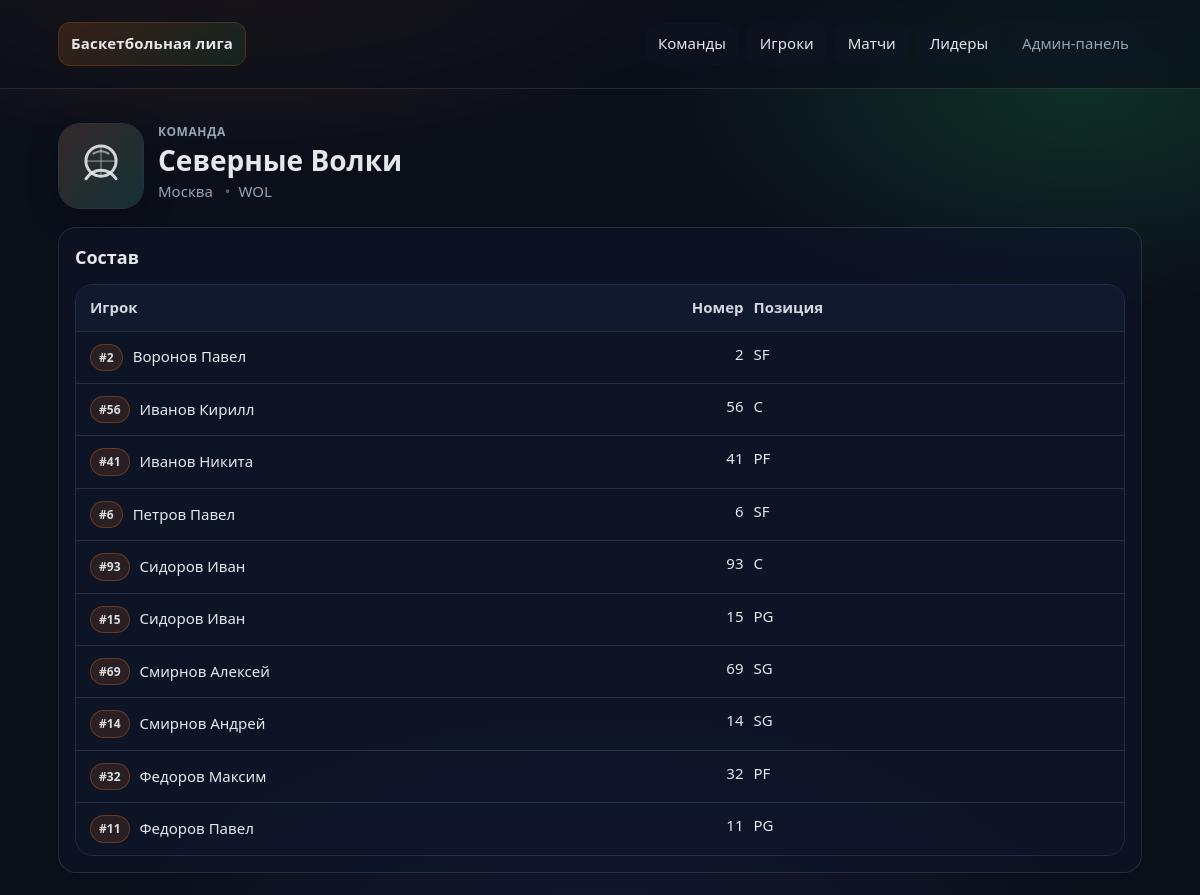
/teams/25/, run on the app's committed database.
### league/models.py (models this page shows, shortened)
class Team(models.Model):
    name = models.CharField("Название", max_length=120, unique=True)
    short_name = models.CharField("Коротко", max_length=16, blank=True, default="")
    city = models.CharField("Город", max_length=80, blank=True, default="")
    logo = models.ImageField("Логотип", upload_to="team_logos/", blank=True, null=True)
    created_at = models.DateTimeField("Создано", auto_now_add=True)
    class Meta:
        verbose_name = "Команда"
        verbose_name_plural = "Команды"
        ordering = ["name"]

class Player(models.Model):
    team = models.ForeignKey(Team, related_name="players", on_delete=models.PROTECT, verbose_name="Команда")
    first_name = models.CharField("Имя", max_length=60)
    last_name = models.CharField("Фамилия", max_length=60)
    photo = models.ImageField("Фото", upload_to="player_photos/", blank=True, null=True)
    number = models.PositiveSmallIntegerField(
        "Номер",
        validators=[MinValueValidator(0), MaxValueValidator(99)],
        blank=True,
        null=True,
    )
    position = models.CharField("Позиция", max_length=32, blank=True, default="")
    height_cm = models.PositiveSmallIntegerField("Рост (см)", blank=True, null=True)
    weight_kg = models.PositiveSmallIntegerField("Вес (кг)", blank=True, null=True)
    birth_date = models.DateField("Дата рождения", blank=True, null=True)
    is_active = models.BooleanField("Активен", default=True)
    search_name = models.CharField(max_length=200, editable=False, db_index=True, default="")
    class Meta:
        verbose_name = "Игрок"
        verbose_name_plural = "Игроки"
        ordering = ["last_name", "first_name", "id"]
        constraints = [
            models.UniqueConstraint(
                fields=["team", "number"],
                condition=Q(number__isnull=False),
                name="uniq_team_number_when_present",
            )
        ]

### league/views.py (the view)
# urls.py: path("teams/<int:pk>/", views.TeamDetailView.as_view(), name="team_detail"),
class TeamDetailView(DetailView):
    model = Team
    template_name = "league/team_detail.html"
    context_object_name = "team"
    def get_queryset(self):
        return Team.objects.prefetch_related(
            Prefetch("players", queryset=Player.objects.order_by("last_name", "first_name"))
        )

### templates/league/team_detail.html (shortened to what this page needs)
{% extends 'base.html' %}
{% load static %}
{% block content %}
  <div class="page-head">
    <div class="media-head">
      <div class="avatar avatar--team avatar--xl">
        {% if team.logo %}
          <img class="avatar__img" src="{{ team.logo.url }}" alt="{{ team.name }}" />
        {% else %}
          <img class="avatar__img" src="{% static 'img/team-default.svg' %}" alt="Логотип по умолчанию" />
        {% endif %}
      </div>
      <div>
      <div class="kicker">Команда</div>
      <h1>{{ team.name }}</h1>
      <div class="muted">
        {% if team.city %}{{ team.city }}{% endif %}
        {% if team.short_name %}<span class="dot">•</span>{{ team.short_name }}{% endif %}
      </div>
    </div>
    </div>
  </div>
  <section class="section">
    <h2>Состав</h2>
    <div class="table">
      <div class="table__row table__row--head">
        <div>Игрок</div>
        <div class="right">Номер</div>
        <div>Позиция</div>
      </div>
      {% for p in team.players.all %}
        <a class="table__row" href="{% url 'league:player_detail' p.pk %}">
          <div class="row-media">
            <span class="mini-badge">{% if p.number is not None %}#{{ p.number }}{% else %}—{% endif %}</span>
            <span>{{ p.last_name }} {{ p.first_name }}</span>
          </div>
          <div class="right">{% if p.number is not None %}{{ p.number }}{% else %}—{% endif %}</div>
          <div>{{ p.position|default:"—" }}</div>
        </a>
      {% empty %}
        <div class="empty">Пока нет игроков.</div>
      {% endfor %}
    </div>
  </section>
{% endblock %}

### static/app.css (style rules this page uses)
:root { --bg:#0b0f1a; --panel:#0f172a; --panel2:#111c33; --text:#e5e7eb; --muted:#93a4b7; --line:rgba(148,163,184,.18); --accent:#f97316; --accent2:#22c55e; --shadow:0 18px 60px rgba(0,0,0,.35); --radius:18px; --radius2:14px; }
* { box-sizing:border-box }
html,body { height:100% }
body { margin:0; background: radial-gradient(900px 400px at 20% -10%, rgba(249,115,22,.22), transparent 60%), radial-gradient(700px 360px at 90% 10%, rgba(34,197,94,.18), transparent 60%), radial-gradient(900px 600px at 50% 120%, rgba(99,102,241,.15), transparent 62%), var(--bg); color:var(--text); font: 500 15px/1.45 ui-sans-serif, system-ui, -apple-system, Segoe UI, Roboto, Arial, "Noto Sans", "Liberation Sans", sans-serif; }
a { color:inherit;text-decoration:none }
.page-head { margin-top:12px; display:flex; align-items:flex-start; justify-content:space-between; gap:14px; flex-wrap:wrap; }
h1 { margin:0;font-size:28px }
h2 { margin:0 0 12px;font-size:18px }
.kicker { color:var(--muted); font-weight:800; letter-spacing:.6px; text-transform:uppercase; font-size:12px }
.muted { color:var(--muted) }
.dot { margin:0 8px;color:rgba(148,163,184,.55) }
.avatar { width:54px;height:54px; border-radius:16px; border:1px solid rgba(148,163,184,.20); background: rgba(17,28,51,.66); overflow:hidden; flex:0 0 auto; box-shadow: 0 10px 30px rgba(0,0,0,.25); }
.avatar--xl { width:86px;height:86px;border-radius:22px }
.avatar__img { display:block;width:100%;height:100%;object-fit:cover }
.media-head { display:flex; align-items:flex-start; justify-content:space-between; gap:14px; flex-wrap:wrap; }
.row-media { display:flex;align-items:center;gap:10px;min-width:0 }
.mini-badge { display:inline-flex;align-items:center;justify-content:center; padding:4px 8px; border-radius:999px; border:1px solid rgba(249,115,22,.30); background: rgba(249,115,22,.12); color: rgba(229,231,235,.95); font-weight:900; font-size:12px; }
.section { margin-top:18px; padding:16px; border-radius:var(--radius); background: rgba(15,23,42,.55); border:1px solid var(--line); }
.table { margin-top:14px; border:1px solid var(--line); border-radius:var(--radius); overflow:hidden }
.table__row { display:grid; grid-template-columns: 1.4fr 1.2fr .5fr .9fr; gap:10px; padding:12px 14px; border-top:1px solid var(--line); background: rgba(15,23,42,.55); }
.table__row--head { border-top:none; background: rgba(17,28,51,.78); color: rgba(229,231,235,.92); font-weight:900; }
.right { text-align:right }

### data on the page
Team: name "Северные Волки", city "Москва", short_name "WOL"
Player: number "2", last_name "Воронов", first_name "Павел", position "SF"
Player: number "56", last_name "Иванов", first_name "Кирилл", position "C"
Player: number "41", last_name "Иванов", first_name "Никита", position "PF"
Player: number "6", last_name "Петров", first_name "Павел", position "SF"
Player: number "93", last_name "Сидоров", first_name "Иван", position "C"
Player: number "15", last_name "Сидоров", first_name "Иван", position "PG"
Player: number "69", last_name "Смирнов", first_name "Алексей", position "SG"
Player: number "14", last_name "Смирнов", first_name "Андрей", position "SG"
Player: number "32", last_name "Федоров", first_name "Максим", position "PF"
Player: number "11", last_name "Федоров", first_name "Павел", position "PG"
